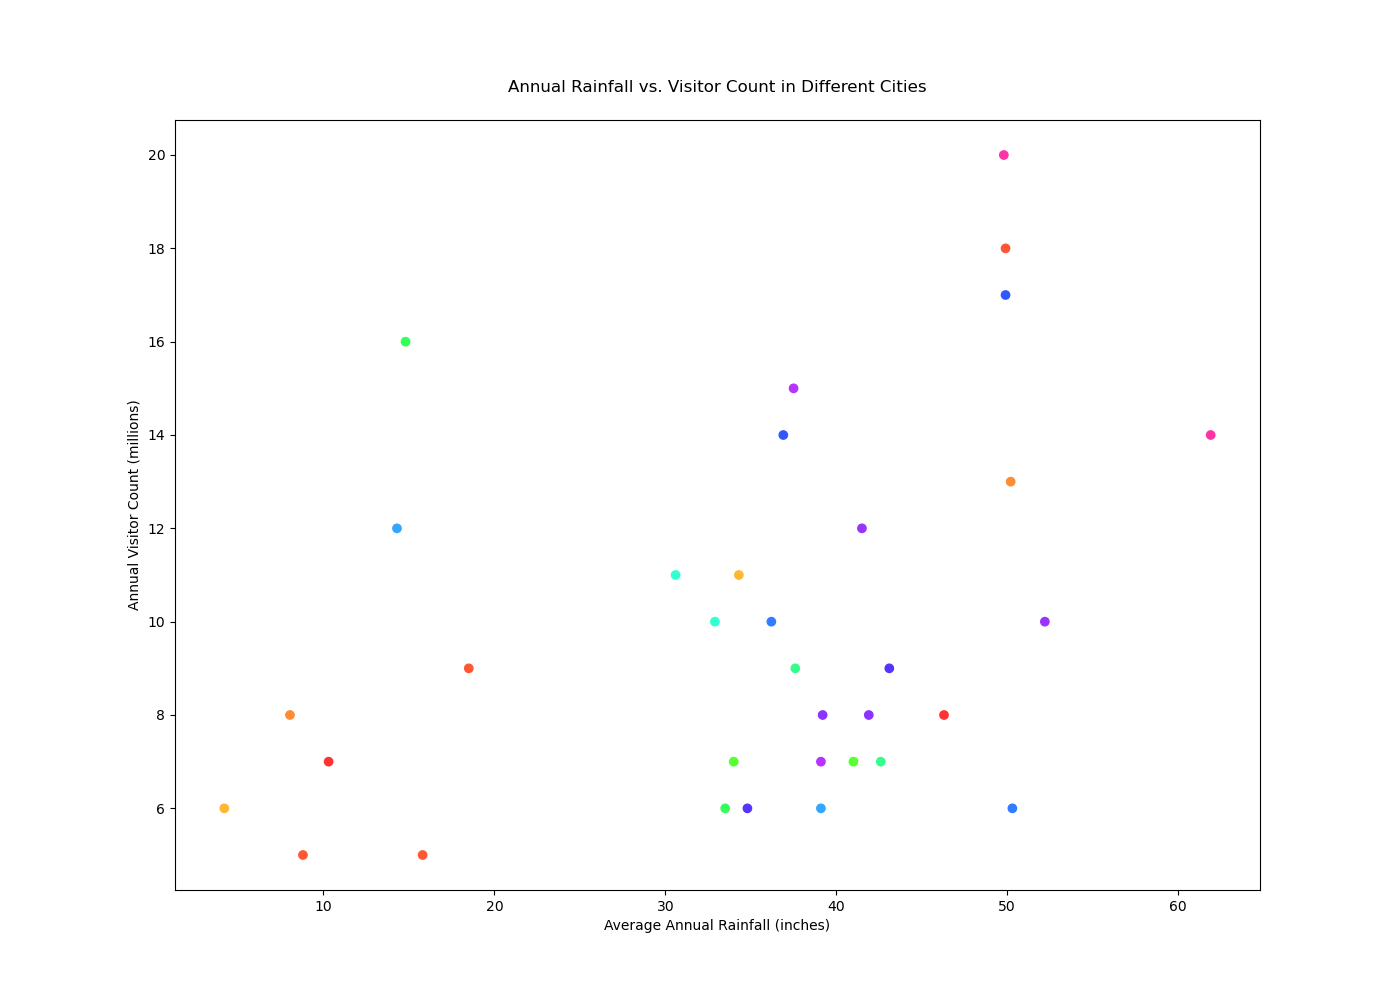

Source code (Python):

import matplotlib.pyplot as plt

# Data
cities = ["New York", "Los Angeles", "Chicago", "Houston", "Phoenix", "Philadelphia", 
          "San Antonio", "San Diego", "Dallas", "San Jose", "Austin", "Jacksonville", 
          "Fort Worth", "Columbus", "Charlotte", "Seattle", "Denver", "El Paso", 
          "Detroit", "Boston", "Miami", "Atlanta", "Orlando", "Minneapolis", 
          "Tampa", "Cincinnati", "Sacramento", "Las Vegas", "Portland", "St. Louis", 
          "Baltimore", "Milwaukee", "Kansas City", "Cleveland"]
rainfall = [49.9, 14.8, 36.9, 49.8, 8.04, 41.5, 32.9, 10.3, 37.6, 15.8, 
            34.3, 50.3, 34.0, 39.2, 43.1, 37.5, 14.3, 8.8, 33.5, 49.9, 
            61.9, 50.2, 52.2, 30.6, 46.3, 42.6, 18.5, 4.2, 36.2, 41.0, 
            41.9, 34.8, 39.1, 39.1]
visitor_counts = [18, 16, 14, 20, 8, 12, 10, 7, 9, 5, 11, 6, 7, 8, 9, 15, 
                  12, 5, 6, 17, 14, 13, 10, 11, 8, 7, 9, 6, 10, 7, 8, 6, 7, 6]

# Create figure and axis objects
fig, ax = plt.subplots(figsize=(14, 10))

# Scatter plot
ax.scatter(rainfall, visitor_counts, color=["#FF5733", "#33FF57", "#3357FF", "#FF33A6", "#FF8C33", 
                                            "#9B33FF", "#33FFD1", "#FF3333", "#33FF8C", "#FF5733", 
                                            "#FFB733", "#337BFF", "#57FF33", "#8C33FF", "#5733FF", 
                                            "#B733FF", "#33A6FF", "#FF5733", "#33FF57", "#3357FF", 
                                            "#FF33A6", "#FF8C33", "#9B33FF", "#33FFD1", "#FF3333", 
                                            "#33FF8C", "#FF5733", "#FFB733", "#337BFF", "#57FF33", 
                                            "#8C33FF", "#5733FF", "#B733FF", "#33A6FF"])

# Title and labels
plt.title('Annual Rainfall vs. Visitor Count in Different Cities', pad=20)
plt.xlabel('Average Annual Rainfall (inches)')
plt.ylabel('Annual Visitor Count (millions)')

# Show plot
plt.show()
